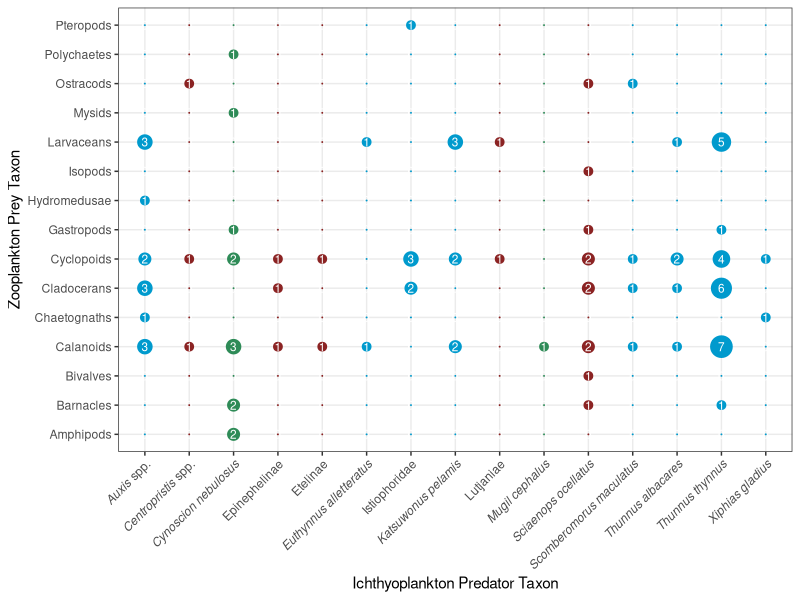
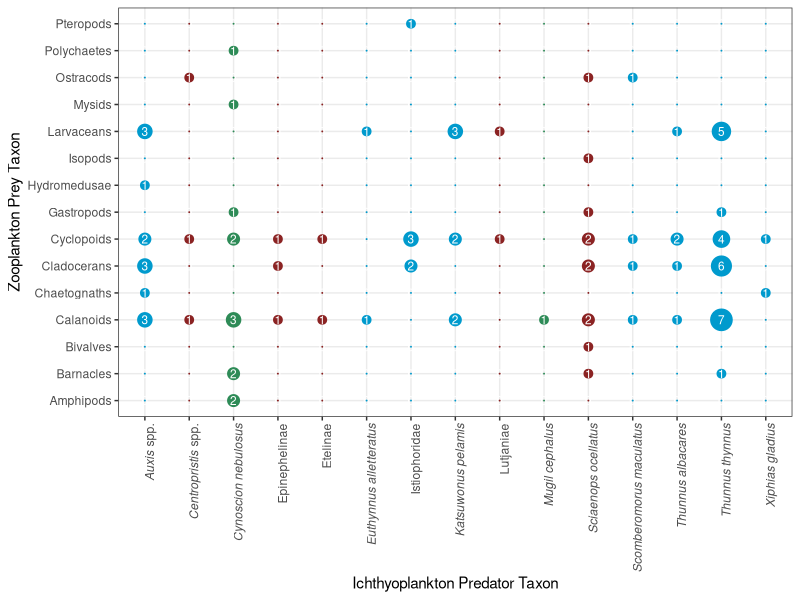

Recreate these plots in R, in order.
library(ggplot2)
library(tidyverse)
library(readxl)


IchthyoDietTable2 <- read_excel("IchthyoDietTable2.xlsx")

DietFig2<-ggplot(IchthyoDietTable2,
                aes(x = LatinName, 
                    y = Prey,
                    colour = Habitat,
                    size = Count)) +
  geom_point() +
  geom_text(aes(label = Count), 
            colour = "white", 
            size = 3) +
  scale_x_discrete(position = "bottom") +
  scale_size_continuous(range = c(0, 7)) + 
  scale_color_manual(values=c("seagreen4", "deepskyblue3", "brown4"))  +
  labs(x = "Ichthyoplankton Predator Taxon", y = "Zooplankton Prey Taxon") +
  theme_bw()+
  theme(legend.position = "none")+
  theme(axis.text.x = element_text(angle = 45, vjust =1, hjust=1))+
  scale_x_discrete(labels=c(
    expression(paste(italic("Auxis"), " spp.")),
    expression(paste(italic("Centropristis"), " spp.")),
    expression(paste(italic("Cynoscion nebulosus"))),
    expression(paste("Epinephelinae")),
    expression(paste("Etelinae")),
    expression(paste(italic("Euthynnus alletteratus"))),
    expression(paste("Istiophoridae")),
    expression(paste(italic("Katsuwonus pelamis"))),
    expression(paste("Lutjaniae")),
    expression(paste(italic("Mugil cephalus"))),
    expression(paste(italic("Sciaenops ocellatus"))),
    expression(paste(italic("Scomberomorus maculatus"))),
    expression(paste(italic("Thunnus albacares"))),
    expression(paste(italic("Thunnus thynnus"))),
    expression(paste(italic("Xiphias gladius")))))
DietFig2

#this version has a different orientation for the axis labels
#this is merely practice for pushing and pulling from github
DietFig3<-ggplot(IchthyoDietTable2,
                aes(x = LatinName, 
                    y = Prey,
                    colour = Habitat,
                    size = Count)) +
  geom_point() +
  geom_text(aes(label = Count), 
            colour = "white", 
            size = 3) +
  scale_x_discrete(position = "bottom") +
  scale_size_continuous(range = c(0, 7)) + 
  scale_color_manual(values=c("seagreen4", "deepskyblue3", "brown4"))  +
  labs(x = "Ichthyoplankton Predator Taxon", y = "Zooplankton Prey Taxon") +
  theme_bw()+
  theme(legend.position = "none")+
  theme(axis.text.x = element_text(angle = 90, vjust =1, hjust=1))+
  scale_x_discrete(labels=c(
    expression(paste(italic("Auxis"), " spp.")),
    expression(paste(italic("Centropristis"), " spp.")),
    expression(paste(italic("Cynoscion nebulosus"))),
    expression(paste("Epinephelinae")),
    expression(paste("Etelinae")),
    expression(paste(italic("Euthynnus alletteratus"))),
    expression(paste("Istiophoridae")),
    expression(paste(italic("Katsuwonus pelamis"))),
    expression(paste("Lutjaniae")),
    expression(paste(italic("Mugil cephalus"))),
    expression(paste(italic("Sciaenops ocellatus"))),
    expression(paste(italic("Scomberomorus maculatus"))),
    expression(paste(italic("Thunnus albacares"))),
    expression(paste(italic("Thunnus thynnus"))),
    expression(paste(italic("Xiphias gladius")))))
DietFig3
